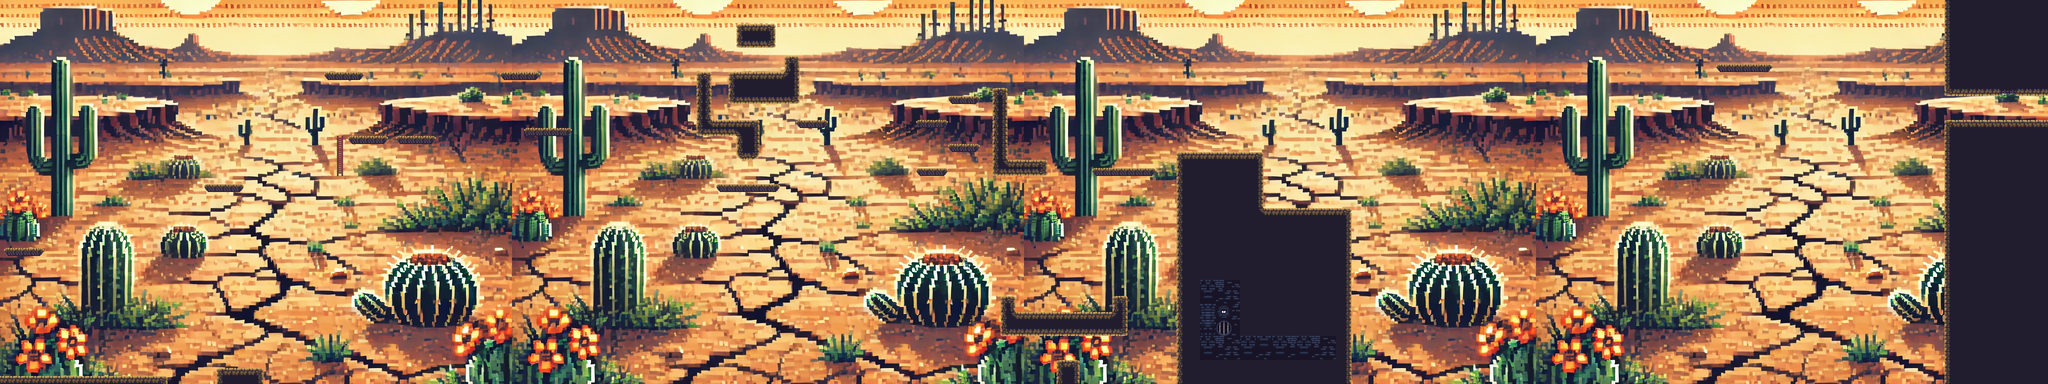

This game map was drawn from its Tiled (.tmx) file and the tilesets committed beside it. A one-line description and the trimmed map source follow:
An orthogonal 256x48 tile map with 16x16 px tiles, 2 tile layers (Background, GroundLayer), 5 tilesets and 93 objects (Sign, Goal).

<map version="1.10" tiledversion="1.11.0" orientation="orthogonal" renderorder="right-down" width="256" height="48" tilewidth="16" tileheight="16" infinite="0" nextlayerid="15" nextobjectid="313">
 <tileset firstgid="1" source="tilesets/wasteland.tsx" />
 <tileset firstgid="3137" source="tilesets/00Atlas.tsx" />
 <tileset firstgid="3237" source="tilesets/oberbarmen.tsx" />
 <tileset firstgid="7333" source="tilesets/sheet.tsx" />
 <tileset firstgid="7469" source="tilesets/Dungeon Tile Set.tsx" />
 <layer id="13" name="Background" width="256" height="48">
  <data>[12288 cells, 12288 non-empty, 3072 distinct tile ids]</data>
 </layer>
 <layer id="2" name="GroundLayer" width="256" height="48">
  <data>[12288 cells, 1467 non-empty, 52 distinct tile ids]</data>
 </layer>
 <objectgroup id="4" name="Enemies">
  <object id="45" template="object-templates/patrollingEnemy.tx" x="752" y="256" />
  <object id="46" template="object-templates/patrollingEnemy.tx" x="848" y="256" />
 </objectgroup>
 <objectgroup id="3" name="Ground">
  <object id="32" x="-16" y="752" width="352" height="16" />
  <object id="36" x="416" y="368" width="64" height="16" />
  <object id="43" x="704" y="272" width="64" height="16" />
  <object id="44" x="800" y="272" width="64" height="16" />
  <object id="66" x="656" y="144" width="64" height="16" />
  <object id="77" x="16" y="496" width="64" height="16" />
  <object id="81" x="1056" y="256" width="80" height="16" />
  <object id="82" x="1008" y="144" width="64" height="16" />
  <object id="92" x="1440" y="368" width="112" height="16" />
  <object id="102" x="432" y="736" width="96" height="32" />
  <object id="162" x="2192" y="336" width="112" height="16" />
  <object id="174" x="1840" y="336" width="48" height="16" />
  <object id="175" x="1904" y="288" width="48" height="16" />
  <object id="176" x="1840" y="240" width="48" height="16" />
  <object id="177" x="1904" y="192" width="48" height="16" />
  <object id="185" x="2112" y="720" width="48" height="48" />
  <object id="195" x="1984" y="176" width="32" height="176" />
  <object id="196" x="2016" y="320" width="80" height="32" />
  <object id="220" x="2352" y="304" width="176" height="80" />
  <object id="221" x="2352" y="384" width="48" height="384" />
  <object id="224" x="2400" y="720" width="304" height="48" />
  <object id="233" x="2528" y="656" width="144" height="16" />
  <object id="235" x="2480" y="416" width="224" height="256" />
  <object id="236" x="2672" y="672" width="32" height="48" />
  <object id="237" x="1600" y="240" width="48" height="16" />
  <object id="242" x="1472" y="272" width="48" height="48" />
  <object id="252" x="1456" y="144" width="144" height="64" />
  <object id="253" x="1568" y="112" width="32" height="32" />
  <object id="255" x="1392" y="144" width="32" height="128" />
  <object id="256" x="1424" y="240" width="96" height="32" />
  <object id="272" x="3440" y="128" width="96" height="16" />
  <object id="277" x="3888" y="240" width="208" height="528" />
  <object id="286" x="3888" y="64" width="112" height="128" />
  <object id="287" x="4032" y="176" width="64" height="16" />
  <object id="290" x="4064" y="128" width="32" height="48" />
  <object id="291" x="4000" y="64" width="48" height="32" />
  <object id="295" x="3888" y="0" width="208" height="16" />
  <object id="300" x="1472" y="48" width="80" height="48" />
  <object id="306" x="2000" y="624" width="256" height="48" />
  <object id="307" x="2224" y="592" width="32" height="32" />
  <object id="308" x="2000" y="592" width="32" height="32" />
 </objectgroup>
 <objectgroup id="5" name="Walls">
  <object id="11" x="0" y="0" height="752" />
  <object id="18" x="0" y="0" height="768" />
  <object id="293" x="4096" y="0" height="768" />
 </objectgroup>
 <objectgroup id="6" name="Brick">
  <object id="48" template="object-templates/Brick.tx" x="1024" y="272" />
 </objectgroup>
 <objectgroup id="7" name="Signs">
  <object id="49" template="object-templates/sign.tx" x="32" y="736">
   <properties>
    <property name="Text">Ich hab gehört, hier soll es einige versteckte Passagen geben.
Halt die Augen offen! </property>
   </properties>
  </object>
  <object id="311" name="Sign" x="2624" y="688" width="48" height="32">
   <properties>
    <property name="Text" value="Junger Löwe... Nimm den geheimen Weg am Freudenberg zum Schloss und finde dein Schicksal..." />
   </properties>
  </object>
 </objectgroup>
 <objectgroup id="8" name="Doors">
  <object id="93" template="object-templates/door.tx" x="1488" y="320" />
  <object id="135" template="object-templates/door.tx" x="1472" y="96" />
  <object id="228" template="object-templates/door.tx" x="2512" y="672.333" />
  <object id="229" template="object-templates/door.tx" x="2560" y="672.333" />
  <object id="230" template="object-templates/door.tx" x="2607" y="672" />
  <object id="274" template="object-templates/door.tx" x="3968" y="192" />
 </objectgroup>
 <objectgroup id="9" name="End">
  <object id="275" x="4064" y="192" width="32" height="48" />
 </objectgroup>
 <objectgroup id="10" name="Ladder">
  <object id="41" x="672" y="272" width="16" height="80" />
 </objectgroup>
 <objectgroup id="11" name="Items">
  <object id="47" template="object-templates/hammer.tx" x="928" y="240" />
  <object id="64" template="object-templates/key.tx" x="1024" y="128" />
  <object id="68" template="object-templates/ritalin.tx" x="1104" y="336" />
  <object id="78" template="object-templates/gleiter.tx" x="656" y="128" />
  <object id="79" template="object-templates/page.tx" x="32" y="480" rotation="0">
   <properties>
    <property name="ID" type="int" value="0" />
   </properties>
  </object>
  <object id="106" template="object-templates/gleiter.tx" x="1520" y="304" />
  <object id="108" template="object-templates/page.tx" x="2128" y="704">
   <properties>
    <property name="ID" type="int" value="2" />
   </properties>
  </object>
  <object id="136" template="object-templates/page.tx" x="1520" y="128">
   <properties>
    <property name="ID" type="int" value="1" />
   </properties>
  </object>
  <object id="271" template="object-templates/key.tx" x="3152" y="208" />
  <object id="281" template="object-templates/key.tx" x="2128" y="608" />
  <object id="296" template="object-templates/gleiter.tx" x="3504" y="112" />
  <object id="298" template="object-templates/page.tx" x="3840" y="80">
   <properties>
    <property name="ID" type="int" value="3" />
   </properties>
  </object>
  <object id="299" template="object-templates/page.tx" x="2432" y="704">
   <properties>
    <property name="ID" type="int" value="4" />
   </properties>
  </object>
  <object id="310" template="object-templates/key.tx" x="2635.09" y="698.455" />
 </objectgroup>
 <objectgroup id="12" name="MovingPlatform">
  <!-- 22 objects omitted --></objectgroup>
 <objectgroup id="14" name="NPCs">
  <!-- 1 objects omitted --></objectgroup>
</map>
<!-- 22 of 93 objects omitted -->
